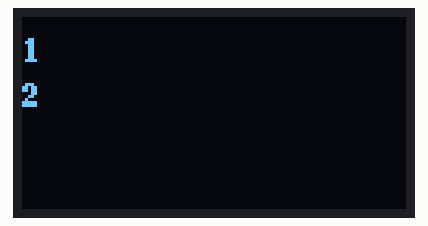
This sketch was run on a simulated ESP8266 (NodeMCU). Shown: 128×64 one-colour display. A WiFi scan finds three made-up networks; what the sketch prints to the serial monitor is not drawn.

Above: at 2.2 s.

The sketch:

IdeaSparkDispWifi.ino
```cpp
#include <ESP8266WiFi.h>
#include <Arduino.h>
#include <U8g2lib.h>
#ifdef U8X8_HAVE_HW_SPI
#include <SPI.h>
#endif
#ifdef U8X8_HAVE_HW_I2C
#include <Wire.h>
#endif
#define SDA_PIN 12  //GPIO12 / 6
#define SCL_PIN 14  //GPIO14 / 5
U8G2_SSD1306_128X64_NONAME_F_SW_I2C u8g2(U8G2_R0, SCL_PIN, SDA_PIN, U8X8_PIN_NONE);
void setup() {
  Serial.begin(9600);
  WiFi.mode(WIFI_STA);
  WiFi.disconnect();
  delay(100);
  u8g2.begin();
}
void loop() {
  String ssid;
  int32_t rssi;
  uint8_t encryptionType;
  uint8_t *bssid;
  int32_t channel;
  bool hidden;
  int scanResult;
  scanResult = WiFi.scanNetworks(/*async=*/false, /*hidden=*/true);
  if (scanResult == 0) {
    Serial.println(F("Keine WiFi-Netzwerke gefunden"));
  } else if (scanResult > 0) {
    //Zwischenspeicher und Display leeren
    u8g2.clearBuffer();
    //Schriftgröße setzen
    u8g2.setFont(u8g2_font_ncenB08_tr);

    for (int8_t i = 0; i < scanResult; i++) {
      WiFi.getNetworkInfo(i, ssid, encryptionType, rssi, bssid, channel, hidden);
      printWiFiNetworkData(i, ssid.c_str());
      Serial.printf(PSTR("  %02d: %s\n"), i + 1, ssid.c_str());
      yield();
    }
    //Absenden der Daten vom Zwischenspeichern an das Display
    u8g2.sendBuffer();
  } else {
    Serial.printf(PSTR("WiFi scan error %d"), scanResult);
  }
  //5 Sekunden Pause zwischen den Scans
  delay(5000);
}
//Ausgeben der Daten zum WiFi Netzwerk auf dem OLED Display
void printWiFiNetworkData(int idx, String name) {
  String msg = String(idx, DEC) + " " + name;
  u8g2.drawStr(0, idx * 15, msg.c_str());
}
```
